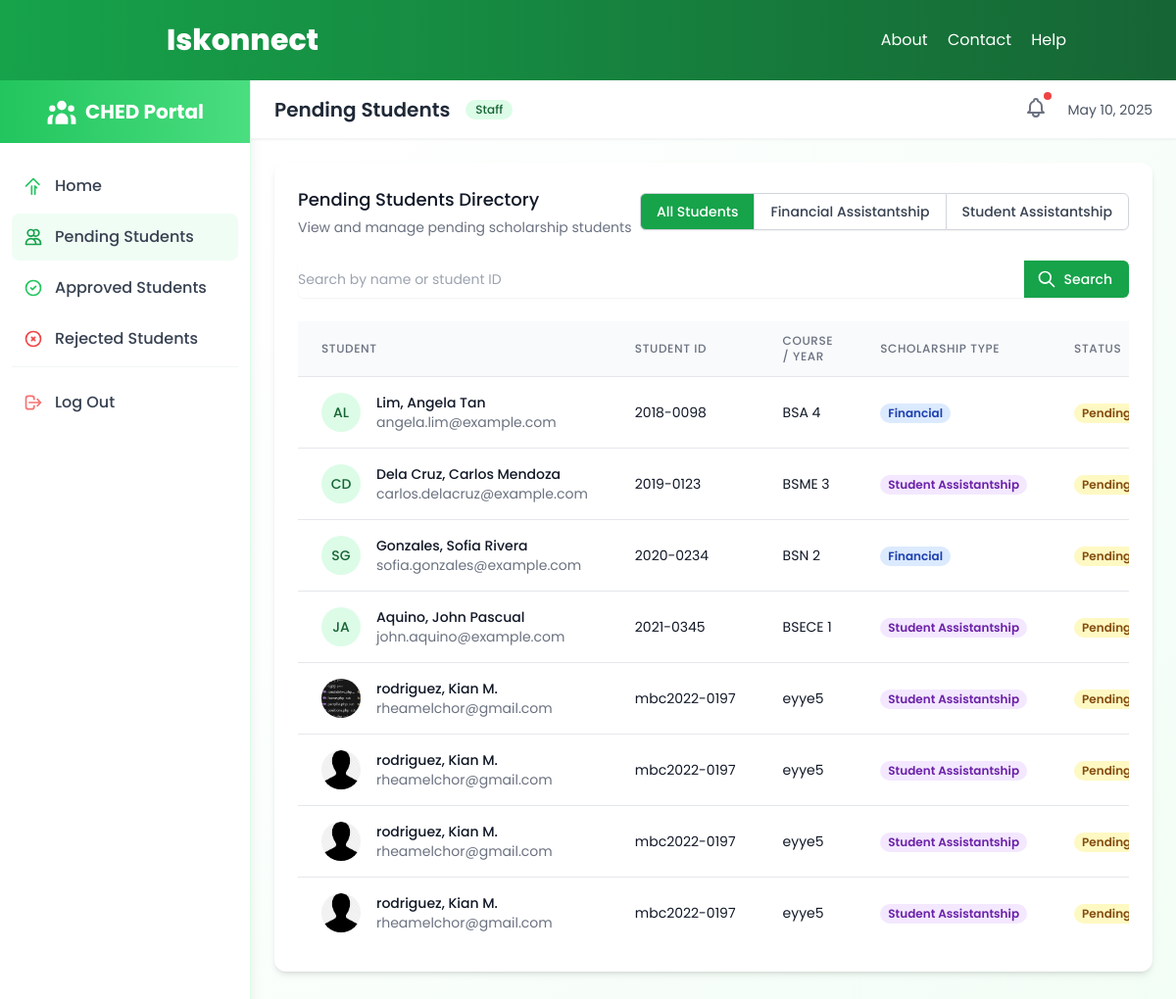
The app's page /ched/students.php (signed in) with its own data.
### tables this page shows
CREATE TABLE `students` (
  `id` int(11) NOT NULL,
  `scholarship_type` varchar(50) DEFAULT NULL,
  `last_name` varchar(100) DEFAULT NULL,
  `first_name` varchar(100) DEFAULT NULL,
  `middle_name` varchar(100) DEFAULT NULL,
  `course_yr` varchar(50) DEFAULT NULL,
  `civil_status` varchar(50) DEFAULT NULL,
  `photo` varchar(255) DEFAULT NULL,
  `gender` varchar(10) DEFAULT NULL,
  `date_of_birth` date DEFAULT NULL,
  `place_of_birth` varchar(100) DEFAULT NULL,
  `student_id` varchar(50) DEFAULT NULL,
  `address` varchar(255) DEFAULT NULL,
  `residence_type` varchar(50) DEFAULT NULL,
  `guardian_name` varchar(100) DEFAULT NULL,
  `telephone` varchar(50) DEFAULT NULL,
  `religion` varchar(50) DEFAULT NULL,
  `existing_scholarship` varchar(100) DEFAULT NULL,
  `mobile` varchar(50) DEFAULT NULL,
  `email` varchar(100) DEFAULT NULL,
  `is_pwd` varchar(5) DEFAULT NULL,
  `disability_type` varchar(100) DEFAULT NULL,
  `parent_status` varchar(50) DEFAULT NULL,
  `father_name` varchar(100) DEFAULT NULL,
  `father_age` int(3) DEFAULT NULL,
  `father_address` varchar(255) DEFAULT NULL,
  `father_tel` varchar(50) DEFAULT NULL,
  `father_mobile` varchar(50) DEFAULT NULL,
  `father_email` varchar(100) DEFAULT NULL,
  `father_occupation` varchar(100) DEFAULT NULL,
  `father_company` varchar(100) DEFAULT NULL,
  `father_income` decimal(10,2) DEFAULT NULL,
  `father_years_service` int(3) DEFAULT NULL,
  `father_education` varchar(100) DEFAULT NULL,
  `father_school` varchar(100) DEFAULT NULL,
  `father_unemployment_reason` text DEFAULT NULL,
  `mother_name` varchar(100) DEFAULT NULL,
  `mother_age` int(3) DEFAULT NULL,
  `mother_address` varchar(255) DEFAULT NULL,
  `mother_tel` varchar(50) DEFAULT NULL,
  `mother_mobile` varchar(50) DEFAULT NULL,
  `mother_email` varchar(100) DEFAULT NULL,
  `mother_occupation` varchar(100) DEFAULT NULL,
  `mother_company` varchar(100) DEFAULT NULL,
  `mother_income` decimal(10,2) DEFAULT NULL,
  `mother_years_service` int(3) DEFAULT NULL,
  `mother_education` varchar(100) DEFAULT NULL,
  `mother_school` varchar(100) DEFAULT NULL,
  `mother_unemployment_reason` text DEFAULT NULL,
  `working_siblings` int(3) DEFAULT NULL,
  `studying_siblings` int(3) DEFAULT NULL,
  `total_siblings` int(3) DEFAULT NULL,
  `house_rental` decimal(10,2) DEFAULT NULL,
  `food_grocery` decimal(10,2) DEFAULT NULL,
  `car_loan` decimal(10,2) DEFAULT NULL,
  `other_loan` decimal(10,2) DEFAULT NULL,
  `school_bus` decimal(10,2) DEFAULT NULL,
  `transportation` decimal(10,2) DEFAULT NULL,
  `education_plan` decimal(10,2) DEFAULT NULL,
  `insurance_policy` decimal(10,2) DEFAULT NULL,
  `health_insurance` decimal(10,2) DEFAULT NULL,
  `govt_loans` decimal(10,2) DEFAULT NULL,
  `clothing` decimal(10,2) DEFAULT NULL,
  `utilities` decimal(10,2) DEFAULT NULL,
  `communication` decimal(10,2) DEFAULT NULL,
  `helper_count` int(3) DEFAULT NULL,
  `helper_expense` decimal(10,2) DEFAULT NULL,
  `driver_count` int(3) DEFAULT NULL,
  `driver_expense` decimal(10,2) DEFAULT NULL,
  `medicines` decimal(10,2) DEFAULT NULL,
  `doctors_fee` decimal(10,2) DEFAULT NULL,
  `hospitalization` decimal(10,2) DEFAULT NULL,
  `recreation` decimal(10,2) DEFAULT NULL,
  `other_monthly_expenses` decimal(10,2) DEFAULT NULL,
  `total_monthly_expenses` decimal(10,2) DEFAULT NULL,
  `annual_monthly_expenses` decimal(10,2) DEFAULT NULL,
  `tuition` decimal(10,2) DEFAULT NULL,
  `withholding_tax` decimal(10,2) DEFAULT NULL,
  `govt_contributions` decimal(10,2) DEFAULT NULL,
  `other_annual_expenses` decimal(10,2) DEFAULT NULL,
  `annual_expenses_subtotal` decimal(10,2) DEFAULT NULL,
  `total_annual_expenses` decimal(10,2) DEFAULT NULL,
  `parents_annual_pay` decimal(10,2) DEFAULT NULL,
  `siblings_annual_pay` decimal(10,2) DEFAULT NULL,
  `business_income` decimal(10,2) DEFAULT NULL,
  `land_rental_income` decimal(10,2) DEFAULT NULL,
  `property_rental_income` decimal(10,2) DEFAULT NULL,
  `pension_income` decimal(10,2) DEFAULT NULL,
  `commission_income` decimal(10,2) DEFAULT NULL,
  `relative_support` decimal(10,2) DEFAULT NULL,
  `bank_deposits` decimal(10,2) DEFAULT NULL,
  `other_income` decimal(10,2) DEFAULT NULL,
  `total_annual_income` decimal(10,2) DEFAULT NULL,
  `secondary_school` varchar(100) DEFAULT NULL,
  `school_location` varchar(100) DEFAULT NULL,
  `year_graduated` varchar(20) DEFAULT NULL,
  `general_average` varchar(20) DEFAULT NULL,
  `honors_awards` text DEFAULT NULL,
  `reference1_name` varchar(100) DEFAULT NULL,
  `reference1_relationship` varchar(50) DEFAULT NULL,
  `reference1_contact` varchar(50) DEFAULT NULL,
  `reference2_name` varchar(100) DEFAULT NULL,
  `reference2_relationship` varchar(50) DEFAULT NULL,
  `reference2_contact` varchar(50) DEFAULT NULL,
  `req_photo` tinyint(1) DEFAULT 0,
  `req_itr` tinyint(1) DEFAULT 0,
  `req_ofw` tinyint(1) DEFAULT 0,
  `req_grades` tinyint(1) DEFAULT 0,
  `req_moral` tinyint(1) DEFAULT 0,
  `req_letter` tinyint(1) DEFAULT 0,
  `req_schedule` tinyint(1) DEFAULT 0,
  `office_received` varchar(100) DEFAULT NULL,
  `office_screened` varchar(100) DEFAULT NULL,
  `office_remarks` text DEFAULT NULL,
  `status` varchar(20) DEFAULT 'Pending',
  `created_at` timestamp NOT NULL DEFAULT current_timestamp(),
  `updated_at` timestamp NOT NULL DEFAULT current_timestamp() ON UPDATE current_timestamp()
);

### ched/students.php (the view, shortened to what the rows shown need)
<?php
include '../components/conn.php';
$query = "SELECT * FROM students WHERE status = 'Pending'";
$result = mysqli_query($conn, $query);
?>
<?php include '../components/header.php'; ?>
<div class="flex h-screen bg-white overflow-hidden">
    <div class="w-64 bg-white border-r border-green-100 flex flex-col shadow-lg z-10 relative">
        <div class="p-4 mb-2 bg-gradient-to-r from-green-500 to-green-400 text-white">
            <div class="flex items-center justify-center">
                <h1 class="text-xl font-bold">CHED Portal</h1>
            </div>
        </div>
    </div>
    <div class="flex-1 overflow-y-auto bg-gradient-to-br from-white to-green-50 relative">
        <div class="bg-white shadow-sm border-b border-gray-100 px-6 py-3 flex items-center justify-between sticky top-0 z-10">
            <div class="flex items-center">
                <h2 class="text-xl font-semibold text-gray-800">Pending Students</h2>
            </div>
        </div>
        <div class="p-6 animate__animated animate__fadeIn">
            <div class="bg-white rounded-xl shadow-md overflow-hidden">
                <div class="p-6">
                    <?php if (isset($error)): ?>
                        <div class="bg-red-50 border-l-4 border-red-400 p-4 mb-6">
                            <div class="flex">
                                <div class="flex-shrink-0">
                                    <svg class="h-5 w-5 text-red-400" fill="none" stroke="currentColor" viewBox="0 0 24 24" xmlns="http://www.w3.org/2000/svg">
                                        <path stroke-linecap="round" stroke-linejoin="round" stroke-width="2" d="M12 8v4m0 4h.01M21 12a9 9 0 11-18 0 9 9 0 0118 0z"></path>
                                    </svg>
                                </div>
                                <div class="ml-3">
                                    <p class="text-sm text-red-700">
                                        Error: <?php echo $error; ?>
                                    </p>
                                </div>
                            </div>
                        </div>
                    <?php else: ?>
                        <div class="overflow-x-auto">
                            <table class="min-w-full divide-y divide-gray-200">
                                <thead class="bg-gray-50">
                                    <tr>
                                        <th scope="col" class="px-6 py-3 text-left text-xs font-medium text-gray-500 uppercase tracking-wider">Student</th>
                                        <th scope="col" class="px-6 py-3 text-left text-xs font-medium text-gray-500 uppercase tracking-wider">Student ID</th>
                                        <th scope="col" class="px-6 py-3 text-left text-xs font-medium text-gray-500 uppercase tracking-wider">Course / Year</th>
                                        <th scope="col" class="px-6 py-3 text-left text-xs font-medium text-gray-500 uppercase tracking-wider">Scholarship Type</th>
                                        <th scope="col" class="px-6 py-3 text-left text-xs font-medium text-gray-500 uppercase tracking-wider">Status</th>
                                    </tr>
                                </thead>
                                <tbody class="bg-white divide-y divide-gray-200">
                                    <?php while ($row = mysqli_fetch_assoc($result)): ?>
                                        <tr class="hover:bg-gray-50">
                                            <td class="px-6 py-4 whitespace-nowrap">
                                                <div class="flex items-center">
                                                    <div class="flex-shrink-0 h-10 w-10">
                                                        <?php if (!empty($row['photo'])): ?>
                                                            <img class="h-10 w-10 rounded-full object-cover" src="<?php echo htmlspecialchars('../uploads/' . $row['photo']); ?>" alt="">
                                                        <?php else: ?>
                                                            <div class="h-10 w-10 rounded-full bg-green-100 flex items-center justify-center">
                                                                <span class="text-green-800 font-medium text-sm">
                                                                    <?php echo strtoupper(substr($row['first_name'], 0, 1) . substr($row['last_name'], 0, 1)); ?>
                                                                </span>
                                                            </div>
                                                        <?php endif; ?>
                                                    </div>
                                                    <div class="ml-4">
                                                        <div class="text-sm font-medium text-gray-900">
                                                            <?php echo htmlspecialchars($row['last_name'] . ', ' . $row['first_name'] . ' ' . $row['middle_name']); ?>
                                                        </div>
                                                        <div class="text-sm text-gray-500">
                                                            <?php echo htmlspecialchars($row['email']); ?>
                                                        </div>
                                                    </div>
                                                </div>
                                            </td>
                                            <td class="px-6 py-4 whitespace-nowrap">
                                                <div class="text-sm text-gray-900"><?php echo htmlspecialchars($row['student_id']); ?></div>
                                            </td>
                                            <td class="px-6 py-4 whitespace-nowrap">
                                                <div class="text-sm text-gray-900"><?php echo htmlspecialchars($row['course_yr']); ?></div>
                                            </td>
                                            <td class="px-6 py-4 whitespace-nowrap">
                                                <?php if ($row['scholarship_type'] == 'Financial Assistantship'): ?>
                                                    <span class="px-2 inline-flex text-xs leading-5 font-semibold rounded-full bg-blue-100 text-blue-800">
                                                        Financial
                                                    </span>
                                                <?php else: ?>
                                                    <span class="px-2 inline-flex text-xs leading-5 font-semibold rounded-full bg-purple-100 text-purple-800">
                                                        Student Assistantship
                                                    </span>
                                                <?php endif; ?>
                                            </td>
                                            <td class="px-6 py-4 whitespace-nowrap">
                                                <?php
                                                switch ($row['status']) {
                                                    case 'Pending':
                                                    default:
                                                        echo '<span class="px-2 inline-flex text-xs leading-5 font-semibold rounded-full bg-yellow-100 text-yellow-800">Pending</span>';
                                                }
                                                ?>
                                            </td>
                                        </tr>
                                    <?php endwhile; ?>
                                </tbody>
                            </table>
                        </div>
                    <?php endif; ?>
                </div>
            </div>
        </div>
    </div>
</div>
<?php include '../components/footer.php'; ?>

### records on screen
students: first_name+last_name "AL", last_name+first_name+middle_name "Lim, Angela Tan", email "angela.lim@example.com", student "2018-0098", course_yr "BSA 4", shows "Financial", status "Pending"
students: first_name+last_name "CD", last_name+first_name+middle_name "Dela Cruz, Carlos Mendoza", email "carlos.delacruz@example.com", student "2019-0123", course_yr "BSME 3", shows "Student Assistantship", status "Pending"
students: first_name+last_name "SG", last_name+first_name+middle_name "Gonzales, Sofia Rivera", email "sofia.gonzales@example.com", student "2020-0234", course_yr "BSN 2", shows "Financial", status "Pending"
students: first_name+last_name "JA", last_name+first_name+middle_name "Aquino, John Pascual", email "john.aquino@example.com", student "2021-0345", course_yr "BSECE 1", shows "Student Assistantship", status "Pending"
students: photo (picture), last_name+first_name+middle_name "rodriguez, Kian M.", email "rheamelchor@gmail.com", student "mbc2022-0197", course_yr "eyye5", shows "Student Assistantship", status "Pending"
students: photo (picture), last_name+first_name+middle_name "rodriguez, Kian M.", email "rheamelchor@gmail.com", student "mbc2022-0197", course_yr "eyye5", shows "Student Assistantship", status "Pending"
students: photo (picture), last_name+first_name+middle_name "rodriguez, Kian M.", email "rheamelchor@gmail.com", student "mbc2022-0197", course_yr "eyye5", shows "Student Assistantship", status "Pending"
students: photo (picture), last_name+first_name+middle_name "rodriguez, Kian M.", email "rheamelchor@gmail.com", student "mbc2022-0197", course_yr "eyye5", shows "Student Assistantship", status "Pending"
